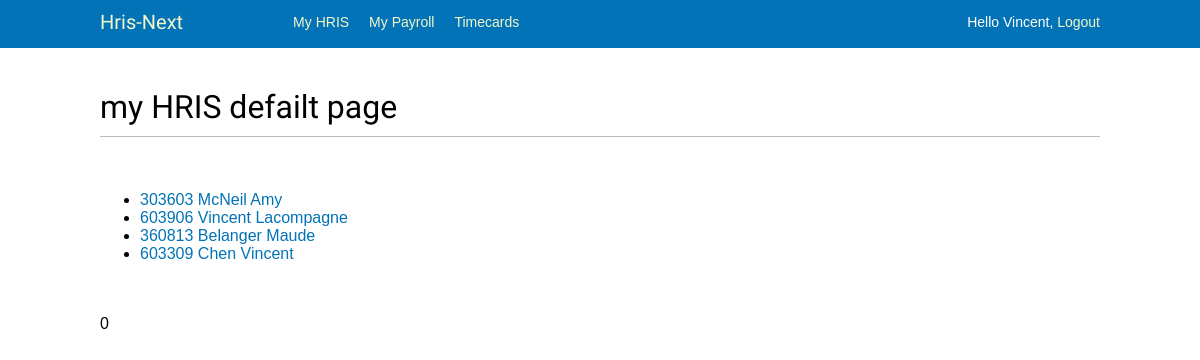
/hris/ (signed in), run on the app's committed database.
### hris/models.py (models this page shows, shortened)
class Employee(models.Model):
    first_name = models.CharField(max_length=50, help_text='Enter employee\'s first name')
    last_name = models.CharField(max_length=50, help_text='Enter employee\'s last name')
    birthdate = models.DateField()
    sin_number = models.IntegerField()
    salary = models.DecimalField(max_digits = 16, decimal_places = 5)
    employee_number = models.IntegerField()
    hire_date = models.DateField()
    street_no = models.CharField(max_length=10, default=' ',help_text='Enter employee\'s address')
    street_name = models.CharField(max_length=50, default=' ',help_text='Enter employee\'s address')
    city = models.CharField(max_length=50, default=' ', help_text='Enter employee\'s address')
    post_code = models.CharField(max_length=7, default=' ',help_text='Enter employee\'s postal code')
    class Meta:
        ordering = ['last_name', 'first_name','birthdate']

### hris/views.py (the view)
# urls.py: path('', views.index, name='index'),
@login_required(login_url='/accounts/login')
def index(request):
    latest_employees_list = Employee.objects.all()
    num_visits = request.session.get('num_visits', 0)
    request.session['num_visits'] = num_visits + 1
    context = {
        'latest_employees_list' : latest_employees_list ,
        'num_visits' : num_visits,
    }
    return render(request, 'hris/index.html', context=context)

### hris/templates/hris/index.html
{% extends "base_generic.html" %}
{% load static %}
{% block content %}
<link rel="stylesheet" type="text/css" href="{% static 'css/base.css' %}">
<h1>my HRIS defailt page</h1>
<br>
{% if latest_employees_list %}
    <ul>
    {% for employee in latest_employees_list %}
        <li><a href="{% url "hris:employee-detail" employee.id %}">{{ employee.employee_number }}  {{ employee.first_name }}  {{ employee.last_name }}</a></li>
    {% endfor %}
            <br>
    </ul>
{% else %}
    <p>No employee are available.</p>
{% endif %}
<br>
{{ num_visits }}
{% endblock %}

### templates/base_generic.html (shortened to what this page needs)
{% load static %}
<!DOCTYPE html>
<html>
<head>
  <link href="{% static "css/base.css" %}" rel="stylesheet">
</head>
<body>
  <div id="header">
    <span class="logo" <a href="{% url 'hris:index' %}">Hris-Next</span>
    {% if request.user.is_authenticated %}
      <ul class="menu">
        <li {% if section == "hris" %}class="selected"{% endif %}>
          <a href="{% url "hris:index" %}">My HRIS</a>
        </li>
        <li {% if section == "payroll" %}class="selected"{% endif %}>
          <a href="{% url "payroll:index" %}">My Payroll</a>
        </li>
        <li {% if section == "timecards" %}class="selected"{% endif %}>
          <a href="{% url "timecards:allcards-list" %}"> Timecards</a>
        </li>
      </ul>
    {% endif %}
    <span class="user">
      {% if request.user.is_authenticated %}
        Hello {{ request.user.first_name }},
        <a href="{% url "logout" %}">Logout</a>
      {% else %}
        <a href="{% url "login" %}">Log-in</a>
      {% endif %}
    </span>
  </div>
  <div id="content">
    {% block content %}
    {% endblock %}
  </div>
</body>
</html>

### static/css/base.css (style rules this page uses)
body { margin:0; padding:0; font-family:helvetica, sans-serif; }
a { color:#0273B6; text-decoration:none; }
h1, h2, h3, h4, h5 , h6 { font-family: 'Muli', sans-serif; font-weight:normal; }
h1 { border-bottom:1px solid #bbb; padding:0 0 10px 0; margin:10px 0 20px 0; }
#header { padding:10px 100px; font-size:14px; background:#0273B6; color:#fff; border-bottom:4px solid #0272B6; overflow:auto; }
#header .logo { font-family: 'Muli', sans-serif; float:left; color:#f3f7cc; font-size:20px; margin-right:10%; }
#header ul.menu { list-style:none; float:left; margin:0; padding:0; }
#header ul.menu li { float:left; padding:4px 10px; }
#header a { color:#f3f7cc; }
#header .user { float:right; padding-top:4px; }
#content { padding:30px 100px; }

### data on the page
Employee: employee_number "303603", first_name "McNeil", last_name "Amy"
Employee: employee_number "603906", first_name "Vincent", last_name "Lacompagne"
Employee: employee_number "360813", first_name "Belanger", last_name "Maude"
Employee: employee_number "603309", first_name "Chen", last_name "Vincent"

### other printed values
{{ request.user.first_name }} "Vincent"
{{ num_visits }} "0"
